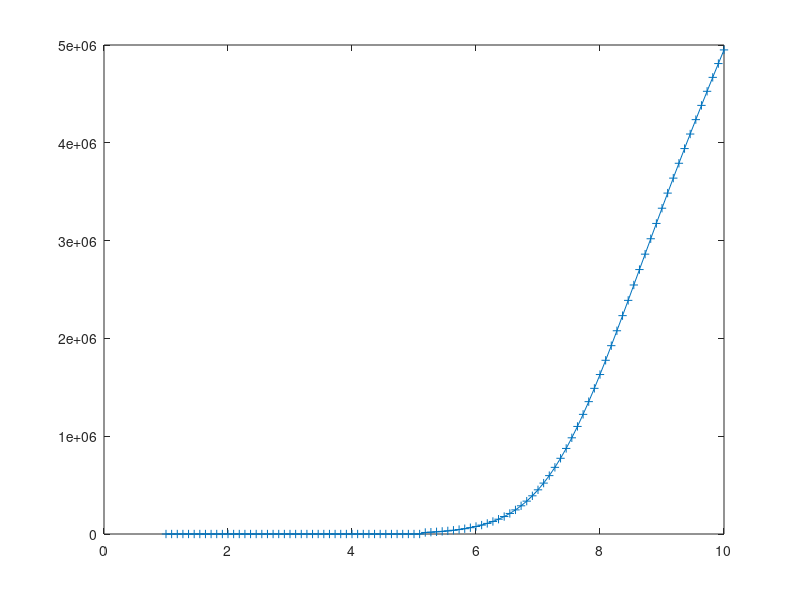

Reproduce this figure in MATLAB.
function stima_media_j(a,b,betamax)

if (nargin < 2)
    a=0.1;
    b=1;
end

if (nargin < 3)
    betamax=10;
end

beta=linspace(1,betamax,100);
xi1=zeros(size(beta));
xi2=xi1;

%f = @(p,x) (p(1)*x+p(2))./(x+p(3));
%pdf=@(x) unifpdf(x,0.1,0.55);
%r=200:20:500;

% alt=(-1).^(1:30);
% alt(end)=0;
% mytan = @(x) last(filter(1,[1 -x],alt));



for i=1:length(beta)
    
xi1(i)=-1/log(tanh(beta(i)));

j=10000000;

%chi=@(p) sum((f(p,r(dove))-and(dove)).^2);
%p=fminsearch(@(p) chi(p),[1,1,1]');


corr2=quadgk(@(x) 1/beta(i) * (tanh(x)).^j,a*beta(i),b*beta(i));
%corr2=quadgk(@(x) tanh(beta(i)* x).^j,a,b);
xi2(i)=-j/log(corr2);
%plot(beta,xi1,'sr');
end

plot(beta,xi2,'+-');

end